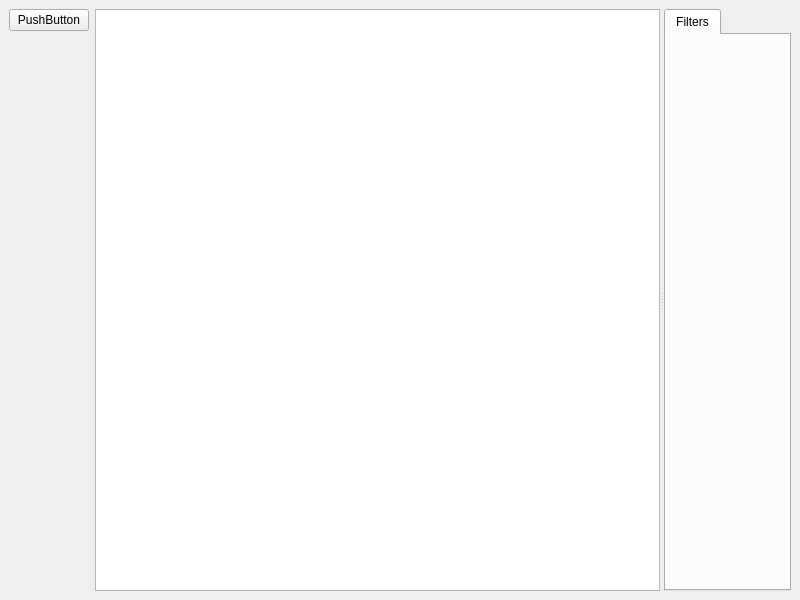
<?xml version="1.0" encoding="UTF-8"?>
<ui version="4.0">
 <class>MainWindow</class>
 <widget class="QMainWindow" name="MainWindow">
  <property name="geometry">
   <rect>
    <x>0</x>
    <y>0</y>
    <width>800</width>
    <height>600</height>
   </rect>
  </property>
  <property name="windowTitle">
   <string>PhotoEditor</string>
  </property>
  <widget class="QWidget" name="centralwidget">
   <layout class="QHBoxLayout" name="horizontalLayout">
    <item>
     <layout class="QVBoxLayout" name="verticalLayout">
      <item>
       <widget class="QPushButton" name="pushButton">
        <property name="text">
         <string>PushButton</string>
        </property>
       </widget>
      </item>
      <item>
       <spacer name="verticalSpacer">
        <property name="orientation">
         <enum>Qt::Vertical</enum>
        </property>
        <property name="sizeHint" stdset="0">
         <size>
          <width>20</width>
          <height>40</height>
         </size>
        </property>
       </spacer>
      </item>
     </layout>
    </item>
    <item>
     <widget class="QSplitter" name="splitter">
      <property name="orientation">
       <enum>Qt::Horizontal</enum>
      </property>
      <widget class="Canvas" name="canvas">
       <property name="sizePolicy">
        <sizepolicy hsizetype="Expanding" vsizetype="Expanding">
         <horstretch>1</horstretch>
         <verstretch>1</verstretch>
        </sizepolicy>
       </property>
      </widget>
      <widget class="QTabWidget" name="tools">
       <property name="sizePolicy">
        <sizepolicy hsizetype="Minimum" vsizetype="Expanding">
         <horstretch>0</horstretch>
         <verstretch>0</verstretch>
        </sizepolicy>
       </property>
       <property name="currentIndex">
        <number>0</number>
       </property>
       <widget class="QWidget" name="filters">
        <attribute name="title">
         <string>Filters</string>
        </attribute>
       </widget>
      </widget>
     </widget>
    </item>
   </layout>
  </widget>
  <widget class="QMenuBar" name="menubar">
   <property name="geometry">
    <rect>
     <x>0</x>
     <y>0</y>
     <width>800</width>
     <height>22</height>
    </rect>
   </property>
  </widget>
 </widget>
 <customwidgets>
  <customwidget>
   <class>Canvas</class>
   <extends>QGraphicsView</extends>
   <header location="global">photoeditor/canvas.h</header>
  </customwidget>
 </customwidgets>
 <resources/>
 <connections/>
</ui>
